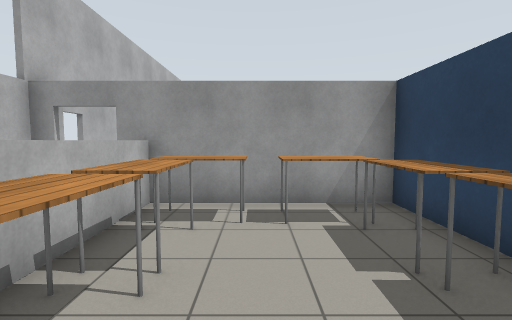
[1] (above)

24 first-person views from a walk through a world built for the Gazebo simulator. The camera is 1.3 m above the floor, tilts 4° down and sees 85° across. The floor is counted in squares, 1 m on a side. Each view is taken from the middle of a square. On the plan, view 1 faces up. The plan holds only what a view shows up to about 13 squares ahead; the rest is blank. Simple patterns stand in for the simulator's built-in surfaces.

[2]
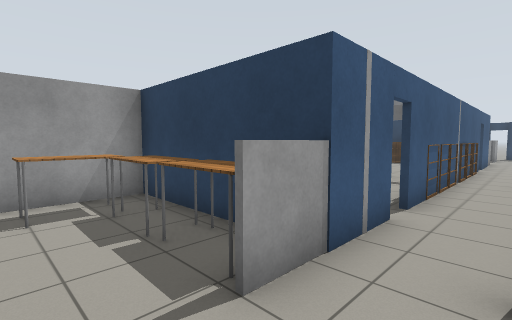

[3]
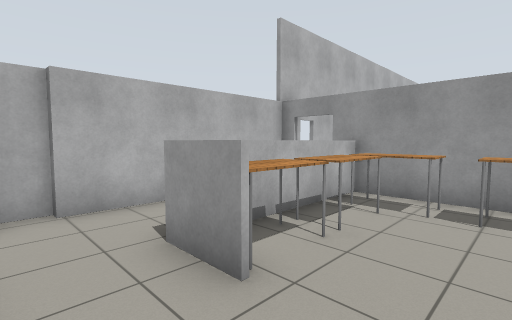

[4]
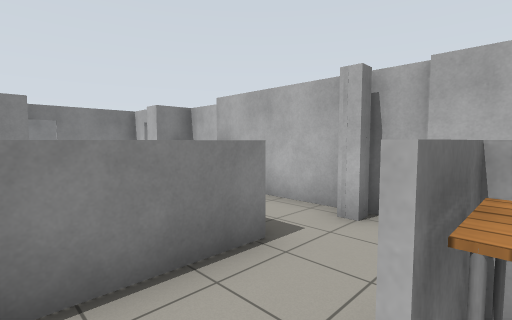

[5]
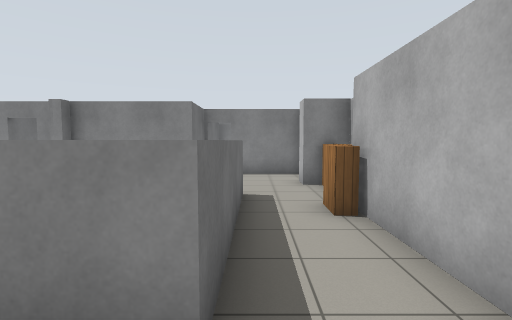

[6]
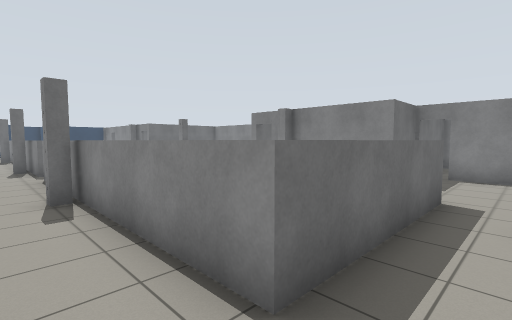

[7]
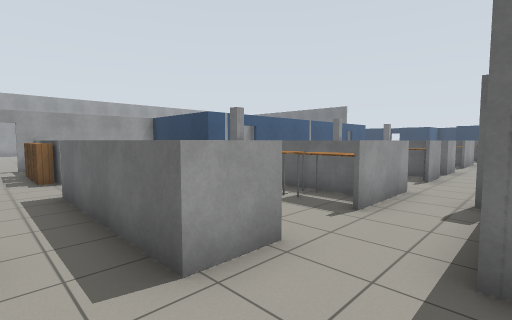

[8]
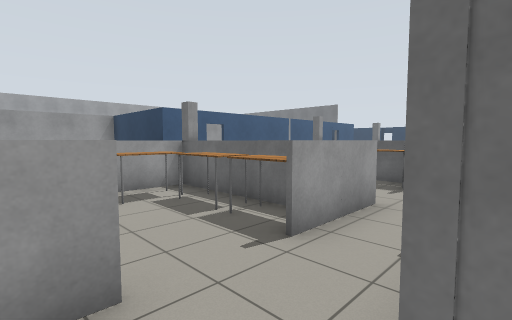

[9]
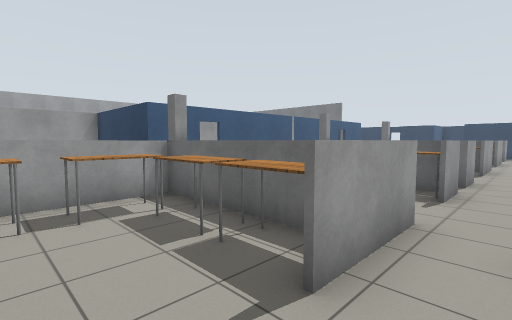

[10]
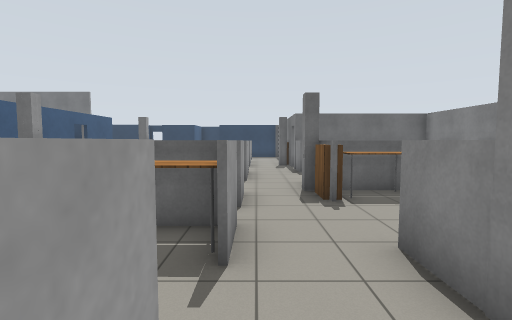

[11]
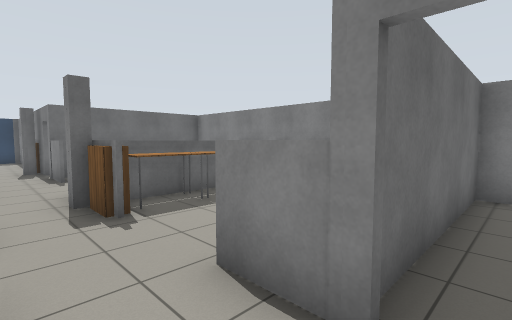

[12]
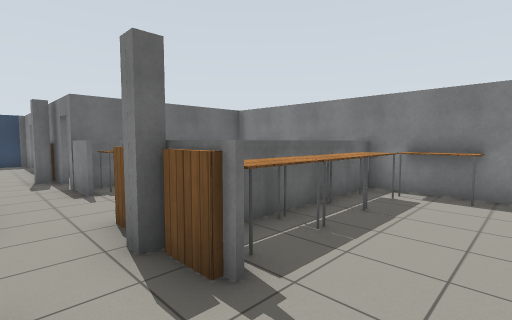

[13]
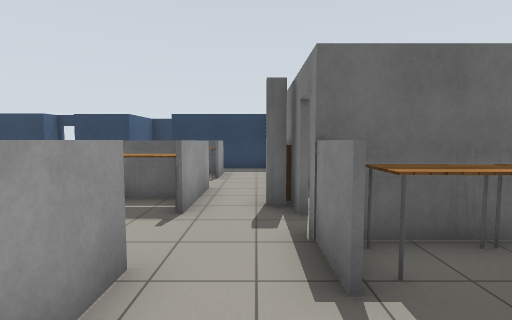

[14]
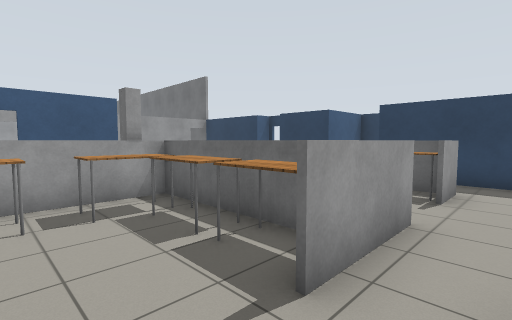

[15]
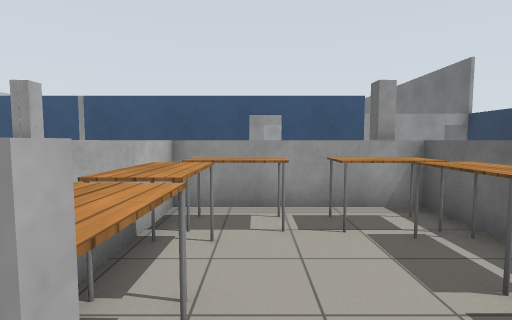

[16]
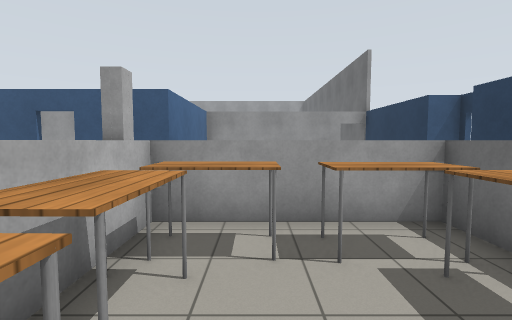

[17]
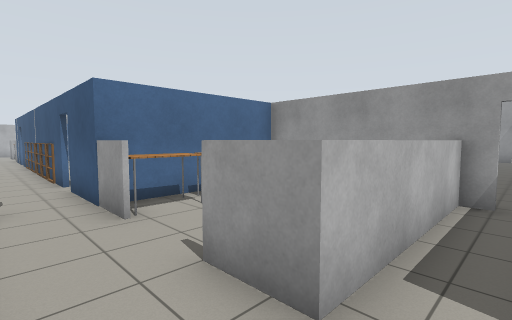

[18]
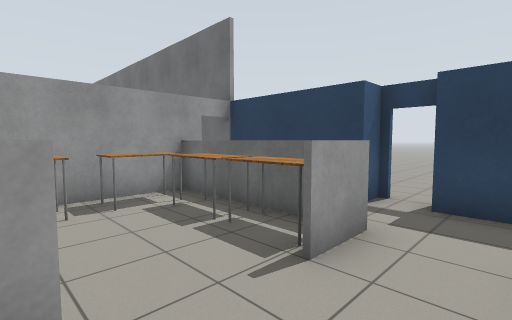

[19]
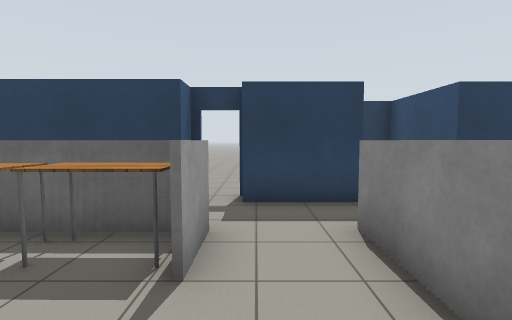

[20]
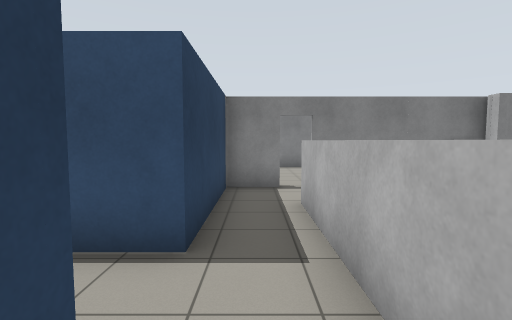

[21]
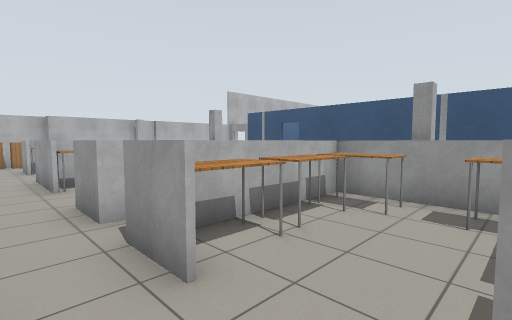

[22]
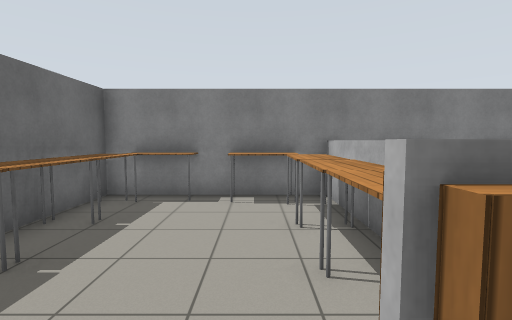

[23]
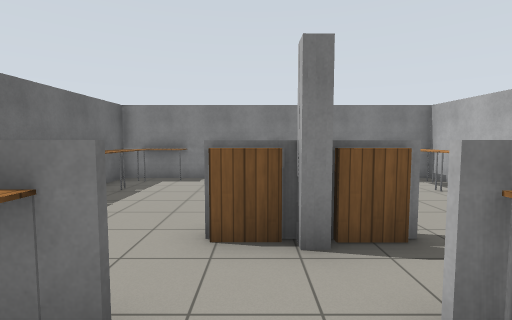

[24]
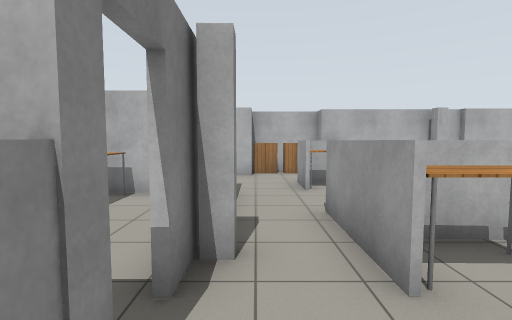

### Floor plan
Points are (right, up) in squares from view 1. A wall is a line through its corners. A room is listed if a view was taken in it or the views show most of it. See-through windows are left out.
Room 1 (views 1, 2, 3, 4, 5, 6, 7, 8, 9, 10, 11, 12, 13, 14, 15, 16, 18, 19, 21, 22, 23, 24)
walls: (11.9, -6.6) (12.6, -6.6); (10.3, -1.3) (10.2, -1.3); (4.8, -8.7) (6.4, -8.7); (11.6, -1.6) (9.3, -1.6); (2.3, -3.6) (2.3, -1.6); (6.6, 0.7) (5.6, 0.7); (13.7, -6.7) (11.9, -6.7); (2.9, -1.4) (2.7, -1.4) (2.7, -0.9) (2.9, -0.9) (2.9, -1.4); (2.6, -8.2) (3, -8.2) (3, -8.7); (13.4, -1.6) (13.4, -3.7); (4.9, 0.7) (2.4, 0.7); (10.3, -11.6) (10.3, -14.6); (14.1, -8.7) (16, -8.7); (5, -11.6) (5, -14.6) (15.6, -14.6) (15.6, -8.7); (1.4, -1.5) (2.7, -1.5); (2.8, 0.6) (2.8, 5.7) (-2.9, 5.7); (-1.1, -6.7) (-2.8, -6.7); (16.7, -8.7) (17.5, -8.7); (10.2, -14.6) (10.2, -11.4); (17.5, -1.3) (17.5, -0.9); (18.2, -5.6) (18.2, -1.5); (17.9, -0.9) (17.9, -1.3); (-1, -10.9) (-1, -8.7) (3.9, -8.7); (18.3, -1.5) (18.3, -3.6); (-1.4, 0.7) (-2.3, 0.7) (-2.3, 5.6); (18.4, -8.7) (22.5, -8.7); (18.9, -1.6) (15.4, -1.6); (19.4, 0.7) (15.6, 0.7); (-4.5, -8.3) (-4.5, -9); (-4.6, -0.9) (-4.6, -1.4); (-4.8, -1) (-4.3, -1) (-4.3, -1.4) (-4.7, -1.4); (-5.7, -5.4) (-5.7, -8.2); (-4.9, -9.9) (-4.9, -10.9) (-2, -10.9); (-4.9, 0) (-4.9, -4.6); (-2.2, 5.7) (-2.2, 0.8) (-1.4, 0.8); (22.8, -6.5) (22.8, -5.7); (22.9, -2.8) (22.9, -1.6); (23, 0.7) (21.5, 0.7); (-4, 5.7) (-4.6, 5.7) (-4.6, -0.1)
ways out: opening at (23, -0.5) to room 2; opening at (20.5, 1) to room 3; opening at (23, -7.5) to room 4; opening at (7.8, -1); opening at (13.5, -0.5); open door at (-5, -9.5); open door at (-3.5, 6); open door at (-1.5, -11); open door at (4, -9); open door at (5, 1); open door at (15, 1); open door at (16.5, -9)
objects: bookshelf (-5, -8) to (-5, -7); bookshelf (-5, -6); bookshelf (-5, -5); bookshelf (-3, 2); bookshelf (-3, 3); other object (-3, 4); other object (-2, -6) to (-2, -5); table (-2, -3) to (-1, -2); table (-1, 1) to (-1, 2); table (-1, 3) to (-1, 4); table (-1, 5) to (0, 5); table (0, -3) to (1, -2); table (1, -6) to (2, -5); table (1, -4) to (2, -3); table (1, 5) to (2, 5); table (2, 1) to (2, 2); table (2, 3) to (2, 4); table (3, -6) to (4, -5); other object (6, -14) to (7, -14); table (6, -13); other object (6, -12) to (6, -11); table (6, -6) to (7, -5); table (8, -14) to (9, -14); table (9, -13) to (10, -13); table (9, -12) to (10, -11); table (9, -10) to (10, -10); bookshelf (9, -9) to (10, -9); table (9, -6) to (10, -5); table (9, -4) to (10, -3); table (9, -2) to (10, -2); table (11, -14) to (12, -14); table (11, -13); table (11, -12) to (11, -11); table (11, -10); bookshelf (11, -9); table (12, -3) to (12, -2); table (13, -6) to (13, -5); table (14, -14) to (15, -14); table (14, -6) to (14, -5); table (14, -4) to (14, -3); table (14, -3) to (15, -2); table (15, -13); table (15, -12) to (15, -11); table (15, -10); table (16, -3) to (17, -2); table (17, -6) to (18, -6); table (17, -4) to (18, -3); bookshelf (18, -9); table (19, -6) to (19, -5); table (19, -4) to (19, -3); table (19, -3) to (20, -2); table (21, -3) to (22, -2); table (22, -6) to (22, -5); table (22, -4) to (22, -3)
Room 2 (views 17, 20)
walls: (24.6, 1.5) (24.6, 7.2); (22.4, -1.5) (23.1, -1.5); (24.8, -2.2) (24.8, 0.4); (23, 5.7) (23, 0.7)
ways out: opening at (23, -0.5) to room 1; opening at (24, -2) to room 4; open door at (24, 6); open door at (25.5, 1)
Room 3 (no view inside)
walls: (22.9, 1.2) (22.9, 5.8); (23.6, 5.7) (17.9, 5.7) (17.9, 0.6)
ways out: opening at (20.5, 1) to room 1
objects: table (19, 2); other object (19, 3) to (19, 4); table (19, 5) to (20, 5); table (21, 5) to (22, 5); table (22, 2); table (22, 3) to (22, 4)
Room 4 (no view inside)
walls: (23, -1.9) (23, -6.7) (22.4, -6.7); (23.2, -8.7) (24.8, -8.7) (24.8, -4.2) (27.7, -4.2) (27.7, -2.2) (24.8, -2.2)
ways out: opening at (23, -7.5) to room 1; opening at (24, -2) to room 2; open door at (23, -9)

Positions as (right, up) in squares from view 1, and headings:
1: (0, 0), facing up
2: (0, -1), facing up-right
3: (1, -1), facing up-left
4: (0, 1), facing down-left
5: (-3, 0), facing down
6: (-4, 0), facing down-right
7: (-4, -9), facing up-right
8: (-2, -9), facing up-right
9: (-1, -8), facing up-right
10: (3, -7), facing right
11: (4, -7), facing down-right
12: (7, -7), facing down-right
13: (12, -8), facing right
14: (15, -8), facing up-right
15: (15, -7), facing up
16: (20, -6), facing up
17: (24, -1), facing up-left
18: (19, -1), facing up-right
19: (19, 0), facing right
20: (24, -1), facing down
21: (12, -8), facing up-left
22: (12, -8), facing down
23: (11, -5), facing down
24: (6, -8), facing left
